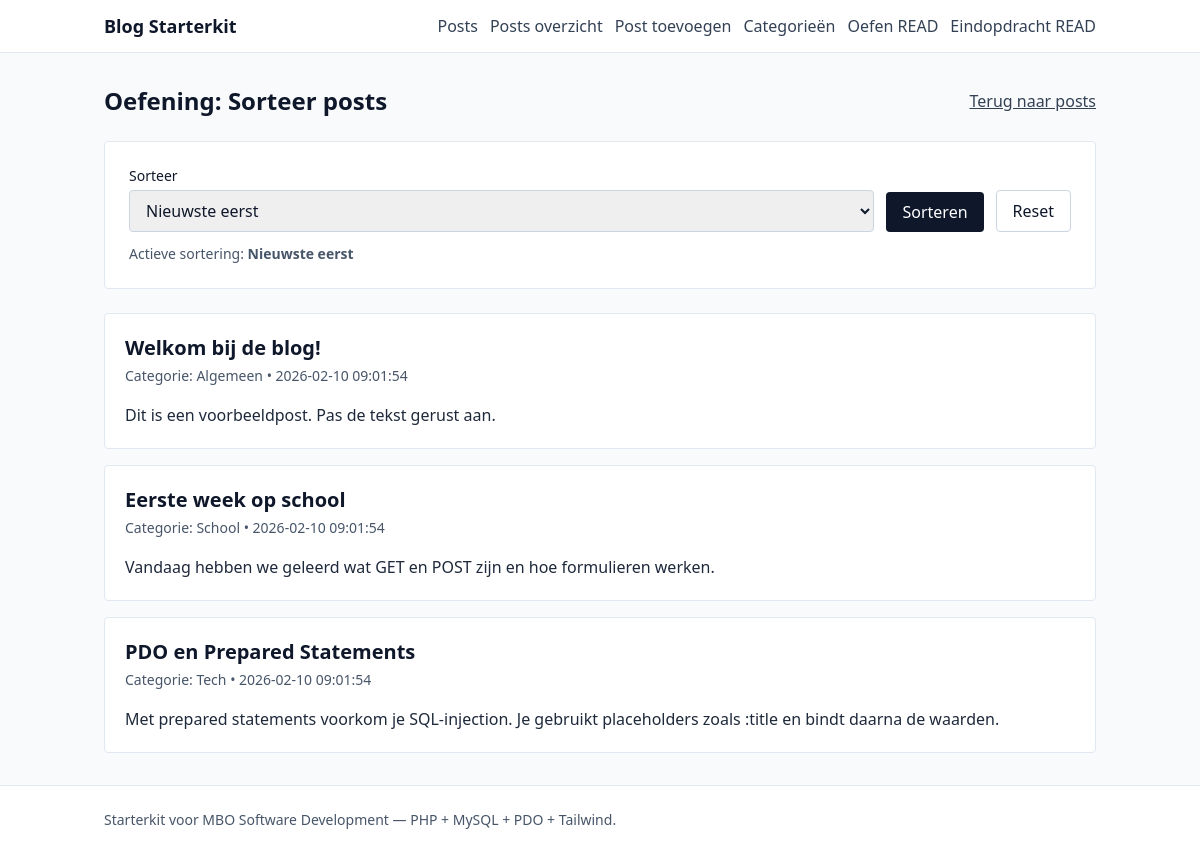
Screenshot of /posts/sort.php with the database file from the repository.
### tables this page shows
CREATE TABLE posts (
    id INT UNSIGNED NOT NULL AUTO_INCREMENT,
    title VARCHAR(200) NOT NULL,
    content TEXT NOT NULL,
    category_id INT UNSIGNED NOT NULL,
    created_at DATETIME NOT NULL DEFAULT CURRENT_TIMESTAMP,
    PRIMARY KEY (id),
    KEY idx_posts_category_id (category_id),
    CONSTRAINT fk_posts_category
        FOREIGN KEY (category_id)
        REFERENCES categories (id)
        ON UPDATE CASCADE
        ON DELETE RESTRICT
);

CREATE TABLE categories (
    id INT UNSIGNED NOT NULL AUTO_INCREMENT,
    name VARCHAR(100) NOT NULL,
    created_at DATETIME NOT NULL DEFAULT CURRENT_TIMESTAMP,
    PRIMARY KEY (id),
    UNIQUE KEY uq_categories_name (name)
);

### includes/db.php (called while the page is built, shortened)
<?php
$baseUrl = getenv('BASE_URL') ?: '';
if ($baseUrl === '') {
    $scriptName = str_replace('\\', '/', (string)($_SERVER['SCRIPT_NAME'] ?? ''));
    $baseUrl = '';
    $knownSubdirs = ['/posts/', '/categories/', '/includes/'];
    foreach ($knownSubdirs as $subdir) {
        $pos = strpos($scriptName, $subdir);
        if ($pos !== false) {
            $baseUrl = substr($scriptName, 0, $pos);
            break;
        }
    }
    $baseUrl = rtrim($baseUrl, '/');
}

### posts/sort.php (the view, shortened to what this page needs)
<?php
require_once __DIR__ . '/../includes/db.php';
$sort = (string)($_GET['sort'] ?? 'newest');
$orderDirection = 'DESC';
if ($sort === 'oldest') {
    $orderDirection = 'ASC';
    $sortLabel = 'Oudste eerst';
} else {
    $sort = 'newest';
    $sortLabel = 'Nieuwste eerst';
}
$sql = "
    SELECT
        p.id,
        p.title,
        p.content,
        p.created_at,
        c.name AS category_name
    FROM posts p
    INNER JOIN categories c ON p.category_id = c.id
    ORDER BY p.created_at {$orderDirection}
";
$stmt = $pdo->prepare($sql);
$stmt->execute();
$posts = $stmt->fetchAll();
require_once __DIR__ . '/../includes/header.php';
?>
<div class="flex items-center justify-between mb-6">
    <h1 class="text-2xl font-bold">Oefening: Sorteer posts</h1>
    <a href="<?php echo $baseUrl; ?>/index.php" class="underline text-slate-700 hover:text-slate-900">Terug naar posts</a>
</div>
<div class="bg-white border border-slate-200 rounded p-6 mb-6">
    <form method="get" class="flex gap-3 items-end">
        <div class="flex-1">
            <label class="block text-sm font-medium mb-1" for="sort">Sorteer</label>
            <select class="w-full border border-slate-300 rounded px-3 py-2" id="sort" name="sort">
                <option value="newest" <?php echo ($sort === 'newest') ? 'selected' : ''; ?>>Nieuwste eerst</option>
            </select>
        </div>
        <button class="px-4 py-2 bg-slate-900 text-white rounded hover:bg-slate-800" type="submit">
            Sorteren
        </button>
        <a class="px-4 py-2 border border-slate-300 rounded hover:bg-slate-50" href="<?php echo $baseUrl; ?>/posts/sort.php">
            Reset
        </a>
    </form>
    <div class="text-sm text-slate-600 mt-3">
        Actieve sortering: <strong><?php echo htmlspecialchars($sortLabel); ?></strong>
    </div>
</div>
<?php if (count($posts) === 0): ?>
    <div class="p-6 bg-white border border-slate-200 rounded">
        Geen posts gevonden.
    </div>
<?php else: ?>
    <div class="grid gap-4">
        <?php foreach ($posts as $post): ?>
            <article class="bg-white border border-slate-200 rounded p-5">
                <h2 class="text-xl font-semibold">
                    <?php echo htmlspecialchars($post['title']); ?>
                </h2>
                <div class="text-sm text-slate-600 mt-1">
                    Categorie: <span class="font-medium"><?php echo htmlspecialchars($post['category_name']); ?></span>
                    •
                    <?php echo htmlspecialchars($post['created_at']); ?>
                </div>
                <p class="mt-4 text-slate-800 leading-relaxed">
                    <?php echo nl2br(htmlspecialchars($post['content'])); ?>
                </p>
            </article>
        <?php endforeach; ?>
    </div>
<?php endif; ?>
<?php require_once __DIR__ . '/../includes/footer.php'; ?>

### rows the page displays
posts: title "Welkom bij de blog!", category.name "Algemeen", created_at "2026-02-10 09:01:54", content "Dit is een voorbeeldpost. Pas de tekst gerust aan."
posts: title "Eerste week op school", category.name "School", created_at "2026-02-10 09:01:54", content "Vandaag hebben we geleerd wat GET en POST zijn en hoe formulieren werken."
posts: title "PDO en Prepared Statements", category.name "Tech", created_at "2026-02-10 09:01:54", content "Met prepared statements voorkom je SQL-injection. Je gebruikt placeholders zoals :title en bindt daarna de waarden."

### other values shown
$sortLabel "Nieuwste eerst"
